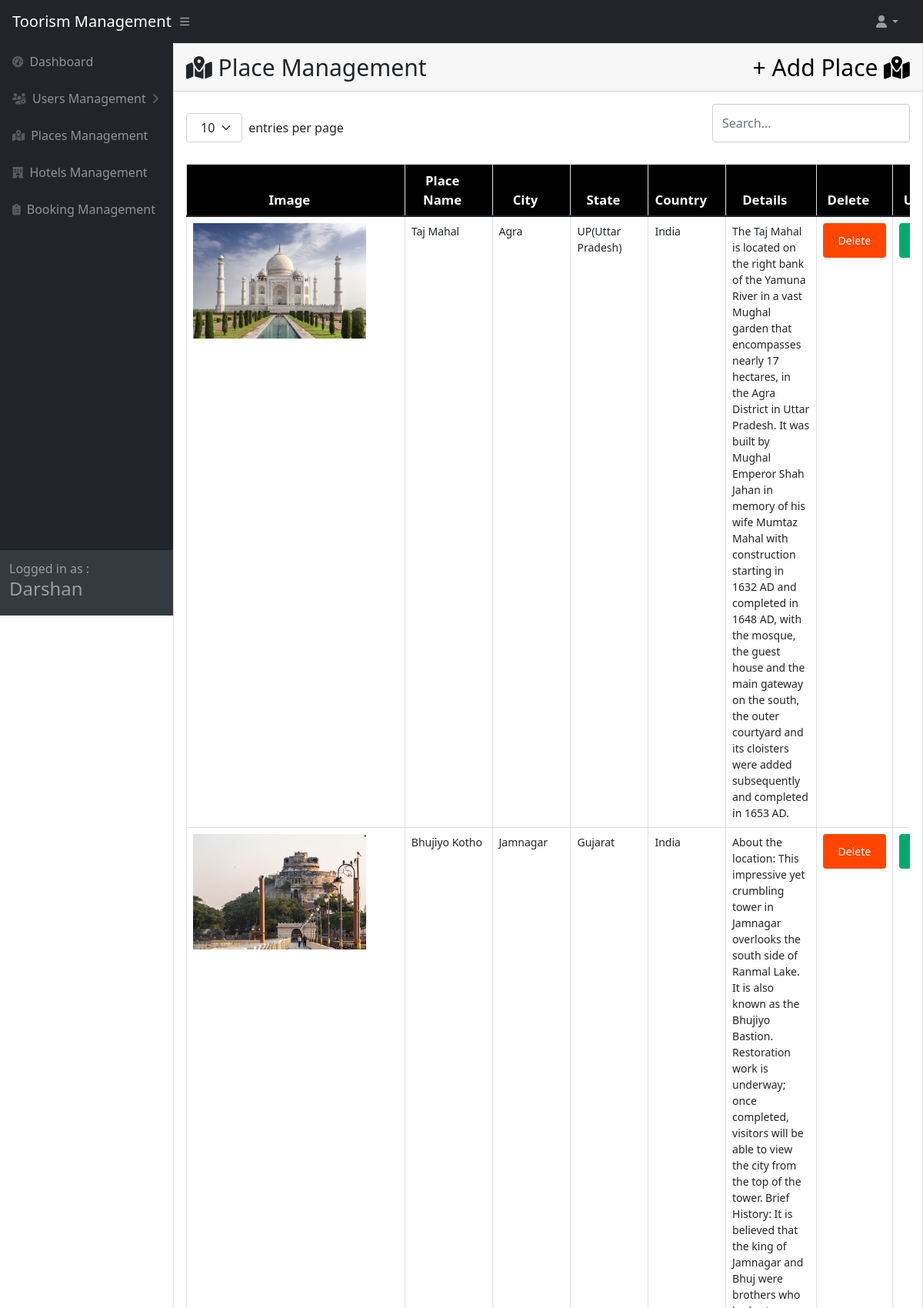
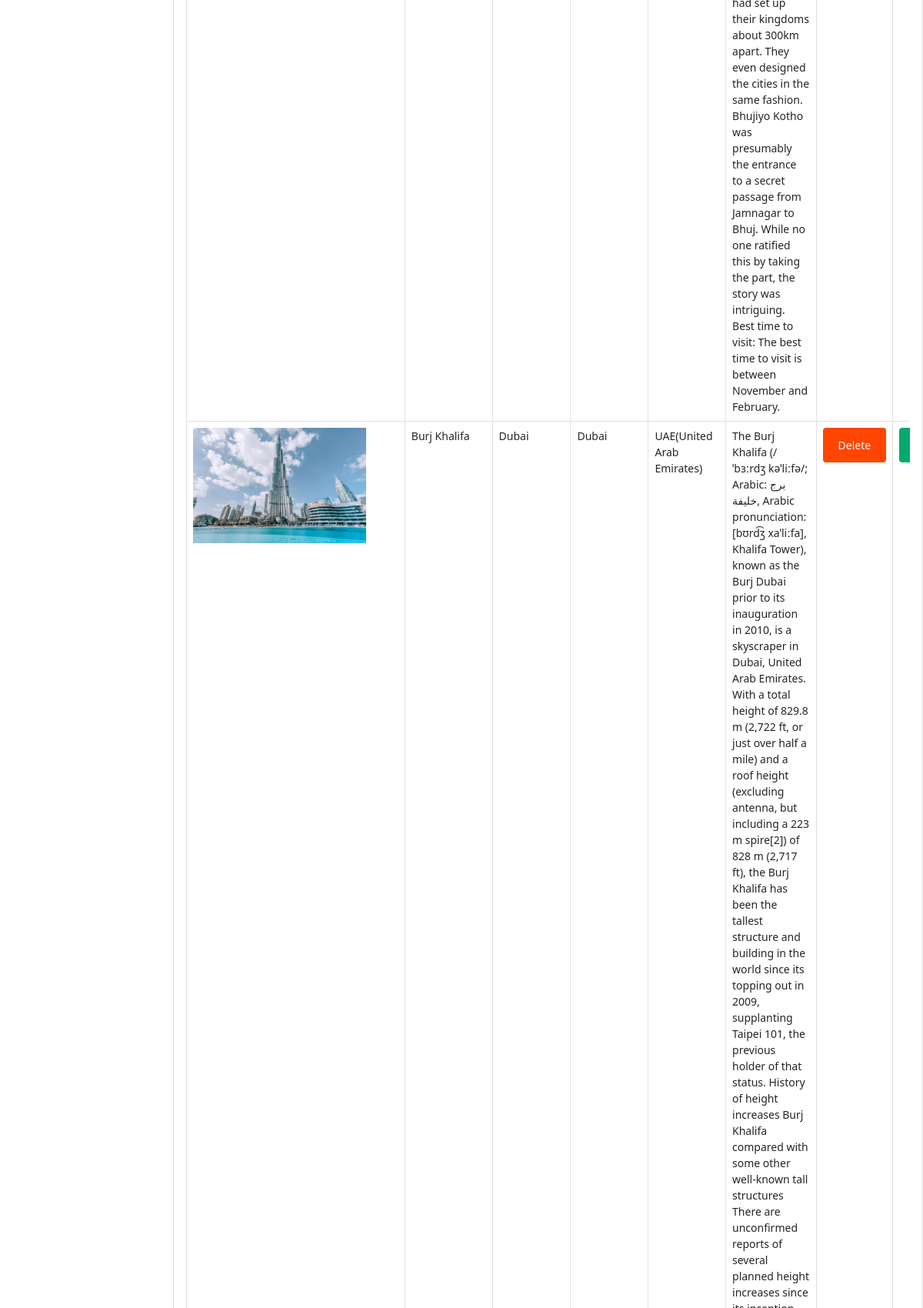
The page /Admin/placesmanagement.php (signed in, upper part) on the database its author committed (2 pictures, top to bottom).
### tables this page shows
CREATE TABLE `users` (
  `Id` int(11) NOT NULL,
  `Name` varchar(100) NOT NULL,
  `MobileNo` varchar(15) NOT NULL,
  `UserType` varchar(1) NOT NULL,
  `Email` varchar(100) NOT NULL,
  `Password` varchar(100) NOT NULL,
  `status` tinyint(1) DEFAULT NULL,
  `user_delete` int(11) NOT NULL DEFAULT 0
);

CREATE TABLE `places` (
  `Id` int(11) NOT NULL,
  `PlaceName` varchar(100) NOT NULL,
  `City_id` int(11) NOT NULL,
  `Discription` mediumtext NOT NULL,
  `Imagepath` varchar(255) NOT NULL,
  `place_delete` int(11) NOT NULL DEFAULT 0
);

CREATE TABLE `city` (
  `Id` int(11) NOT NULL,
  `CityName` varchar(100) NOT NULL,
  `State_id` int(11) NOT NULL
);

CREATE TABLE `states` (
  `Id` int(11) NOT NULL,
  `StateName` varchar(100) NOT NULL,
  `Country_id` int(11) NOT NULL
);

CREATE TABLE `country` (
  `Id` int(11) NOT NULL,
  `CountryName` varchar(100) NOT NULL
);

### Admin/placesmanagement.php (the view, shortened to what this page needs)
<?php
include('includes/layout-sidenav-light.php');
$pdo = new PDO("mysql:host=localhost;dbname=tourism", "root", "");
?>
<div id="layoutSidenav_content">
    <main>
        <div class="card mb-4">
            <div class="card-header" style="font-size: 30px;">
                <i class="fa-solid fa-map-location-dot"></i>
                Place Management
                <a href="addplace.php" id="addplace" style="text-decoration: none; color: black;border: 0px solid; float: right;">+ Add Place <i class="fa-solid fa-map-location-dot"></i> </a>
            </div>
            <div class="card-body">
                <table id="datatablesSimple">
                    <thead>
                        <tr>
                            <th>Image</th>
                            <th>Place Name</th>
                            <th>City</th>
                            <th>State</th>
                            <th>Country</th>
                            <th>Details</th>
                            <th>Delete</th>
                            <th>Update</th>
                        </tr>
                    </thead>
                    <tbody>
                        <?php
                        $statementplace = $pdo->prepare("SELECT * FROM places");
                        $statementplace->execute();
                        while ($rowplace = $statementplace->fetch()) {
                            $id = $rowplace['Id'];
                            $discription = $rowplace['Discription'];
                            $cityid = $rowplace['City_id'];
                            $delete = $rowplace['place_delete'];
                            $statementcity = $pdo->prepare("SELECT * FROM city WHERE Id=?");
                            $statementcity->execute(array($cityid));
                            $rowcity = $statementcity->fetch();
                            $city = $rowcity['CityName'];
                            $stateid = $rowcity['State_id'];
                            $statementstate = $pdo->prepare("SELECT * FROM states WHERE Id=?");
                            $statementstate->execute(array($stateid));
                            $rowstate = $statementstate->fetch();
                            $state = $rowstate['StateName'];
                            $countryid = $rowstate['Country_id'];
                            $statementcountry = $pdo->prepare("SELECT * FROM country WHERE Id=?");
                            $statementcountry->execute(array($countryid));
                            $rowcountry = $statementcountry->fetch();
                            $country = $rowcountry['CountryName'];
                            if ($delete == 0) {
                        ?>
                                <tr>
                                    <td><img src="../images/<?= $rowplace['Imagepath']; ?>" alt="" style="height: 150px;"></td>
                                    <td><?= $rowplace['PlaceName']; ?></td>
                                    <td><?= $city ?></td>
                                    <td><?= $state ?></td>
                                    <td><?= $country ?></td>
                                    <td><?= $discription ?></td>
                                    <td><a href="./process/deleteplace.php?id=<?= $id ?>" onclick="if (! confirm('You Want To Delete The Place ?')) { return false; }"><input type="submit" name="delete" value="Delete" style="background-color: orangered;"></a></td>
                                    <td><a href="./updateplace.php?id=<?= $id ?>"><input type="submit" name="update" value="Update"></a></td>
                                </tr>
                        <?php
                            }
                        }
                        ?>
                    </tbody>
                </table>
            </div>
        </div>
</div>
<?php
include('./includes/footer.php');
?>

### Admin/includes/layout-sidenav-light.php (shortened to what this page needs)
<!DOCTYPE html>
<html lang="en">
<?php
$pdo = new PDO("mysql:host=localhost;dbname=tourism", "root", "");
if (isset($_SESSION['Admin'])) {
    $logedInUseremail = $_SESSION['Admin'];
    $statementuser = $pdo->prepare("SELECT * from users where Email=?");
    $statementuser->execute(array($logedInUseremail));
    while ($logedInUsername = $statementuser->fetch()) {
        $currentusername = $logedInUsername['Name'];
    }
}
else{
    header("Location: ../User/loginlogout/login.php");
}
?>
<head>
    <link href="./css/style.css" rel="stylesheet" />
    <link href="./css/styles.css" rel="stylesheet" />
    <link rel="stylesheet" href="../css/animate.css">
</head>
<body class="sb-nav-fixed">
    <nav class="sb-topnav navbar navbar-expand navbar-dark bg-dark">
        <h4 class="navbar-brand ps-3" href="index.html">Toorism Management</h4>
        <button class="btn btn-link btn-sm order-1 order-lg-0 me-4 me-lg-0" id="sidebarToggle" href="#!"><i class="fas fa-bars"></i></button>
        <ul class="navbar-nav ms-auto ms-md-0 me-3 me-lg-4">
            <li class="nav-item dropdown">
                <a class="nav-link dropdown-toggle" id="navbarDropdown" href="#" role="button" data-bs-toggle="dropdown" aria-expanded="false"><i class="fas fa-user fa-fw"></i></a>
            </li>
        </ul>
    </nav>
    <div id="layoutSidenav">
        <div id="layoutSidenav_nav">
            <nav class="sb-sidenav accordion sb-sidenav-dark" id="sidenavAccordion">
                <div class="sb-sidenav-menu">
                    <div class="nav">
                        <a class="nav-link" href="index.php">
                            <div class="sb-nav-link-icon"><i class="fas fa-tachometer-alt"></i></div>
                            Dashboard
                        </a>
                        <a class="nav-link collapsed" href="#" data-bs-toggle="collapse" data-bs-target="#collapsePages" aria-expanded="false" aria-controls="collapsePages">
                            <div class="sb-nav-link-icon"><i class="fas fa-users-cog"></i></div>
                            Users Management
                            <div class="sb-sidenav-collapse-arrow"><i class="fas fa-angle-down"></i></div>
                        </a>
                        <a class="nav-link" href="placesmanagement.php">
                            <div class="sb-nav-link-icon"><i class="fa-solid fa-map-location-dot"></i></div>
                            Places Management
                        </a>
                        <a class="nav-link" href="hotelsmanagement.php">
                            <div class="sb-nav-link-icon"><i class="fa-solid fa-hotel"></i></div>
                            Hotels Management
                        </a>
                        <a class="nav-link" href="booking.php">
                            <div class="sb-nav-link-icon"><i class="fa-solid fa-clipboard-list"></i></div>
                            Booking Management
                        </a>
                    </div>
                </div>
                <div class="sb-sidenav-footer">
                    <div class="medium">Logged in as :</div>
                    <h4><?= $currentusername ?></h4>
                </div>
            </nav>
        </div>

### Admin/css/style.css (style rules this page uses)
.dataTable-table { max-width: 100%; width: 100%; border-spacing: 0; border-collapse: separate; }
.dataTable-table > tbody > tr > td, .dataTable-table > tbody > tr > th, .dataTable-table > tfoot > tr > td, .dataTable-table > tfoot > tr > th, .dataTable-table > thead > tr > td, .dataTable-table > thead > tr > th { vertical-align: top; padding: 8px 10px; }
.dataTable-table > thead > tr > th { vertical-align: bottom; text-align: center; border-bottom: 1px solid #d9d9d9; background-color: #000; color: white; font-size: larger; font-weight: bolder; }
.dataTable-table th { vertical-align: bottom; text-align: center; }
* { box-sizing: border-box; }

### rows shown on the page
users: Name "Darshan"
places: Imagepath (picture), PlaceName "Taj Mahal", City.CityName "Agra", states.StateName "UP(Uttar Pradesh)", country.CountryName "India", Discription "The Taj Mahal is located on the right bank of the Yamuna River in a vast Mughal garden that encompasses nearly 17 hectares, in the Agra District in Uttar Pradesh. It was built by Mughal Emperor Shah Jahan in memory of his wife Mumtaz Mahal with construction starting in 1632 AD and completed in 1648 AD, with the mosque, the guest house and the main gateway on the south, the outer courtyard and its cloisters were added subsequently and completed in 1653 AD."
places: Imagepath (picture), PlaceName "Bhujiyo Kotho", City.CityName "Jamnagar", states.StateName "Gujarat", country.CountryName "India", Discription "About the location: This impressive yet crumbling tower in Jamnagar overlooks the south side of Ranmal Lake. It is also known as the Bhujiyo Bastion. Restoration work is underway; once completed, visitors will be able to view the city from the top of the tower. Brief History: It is believed that the king of Jamnagar and Bhuj were brothers who had set up their kingdoms about 300km apart. They even designed the cities in the same fashion. Bhujiyo Kotho was presumably the entrance to a secret passage from Jamnagar to Bhuj. While no one ratified this by taking the part, the story was intriguing. Best time to visit: The best time to visit is between November and February."
places: Imagepath (picture), PlaceName "Burj Khalifa", City.CityName "Dubai", states.StateName "Dubai", country.CountryName "UAE(United Arab Emirates)"
